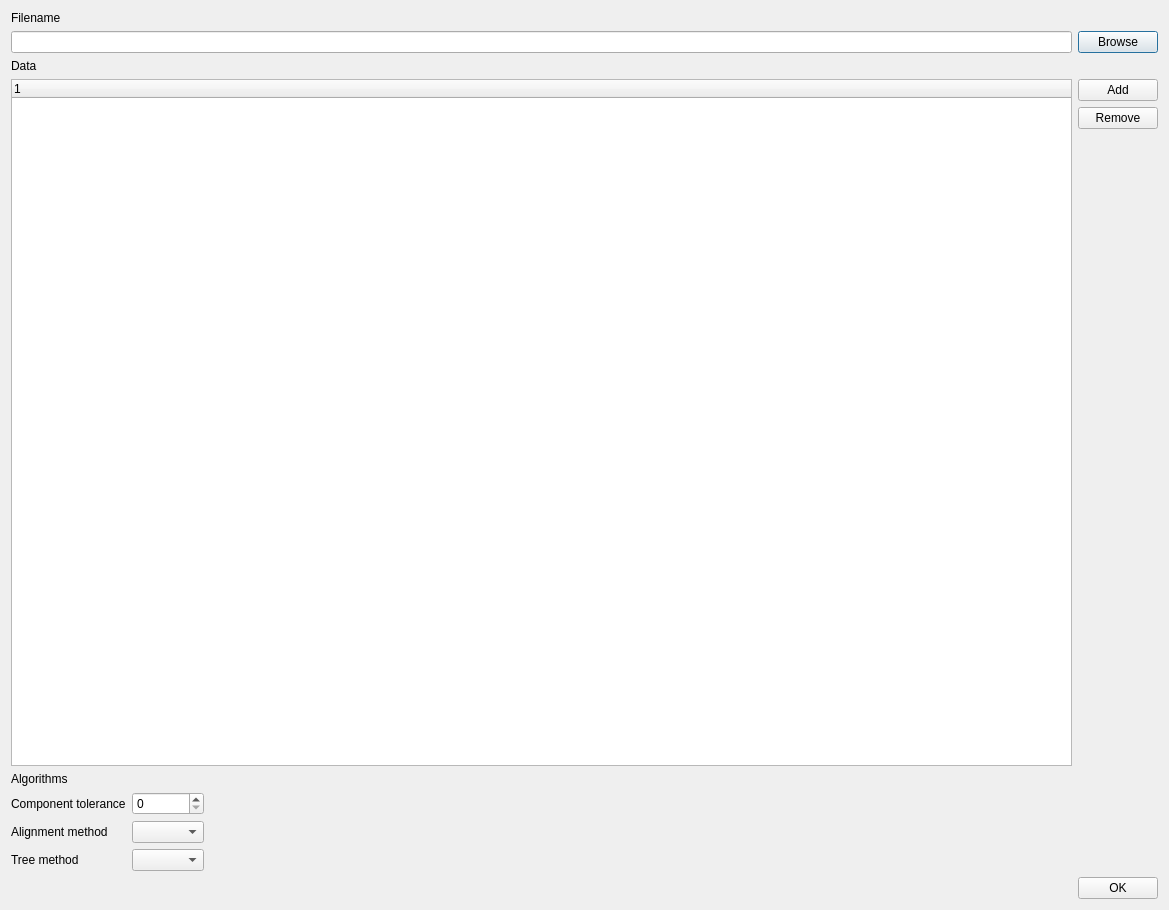
<?xml version="1.0" encoding="UTF-8"?>
<ui version="4.0">
 <class>Dialog</class>
 <widget class="QDialog" name="Dialog">
  <property name="geometry">
   <rect>
    <x>0</x>
    <y>0</y>
    <width>1169</width>
    <height>910</height>
   </rect>
  </property>
  <property name="windowTitle">
   <string>Dialog</string>
  </property>
  <layout class="QVBoxLayout" name="verticalLayout">
   <item>
    <widget class="QLabel" name="label_7">
     <property name="text">
      <string>Filename</string>
     </property>
     <property name="style" stdset="0">
      <string>heading</string>
     </property>
    </widget>
   </item>
   <item>
    <layout class="QHBoxLayout" name="horizontalLayout_20">
     <item>
      <widget class="QLineEdit" name="TXT_FILENAME"/>
     </item>
     <item>
      <widget class="QPushButton" name="BTN_BROWSE_FILE">
       <property name="text">
        <string>Browse</string>
       </property>
      </widget>
     </item>
    </layout>
   </item>
   <item>
    <widget class="QLabel" name="label_8">
     <property name="text">
      <string>Data</string>
     </property>
     <property name="style" stdset="0">
      <string>heading</string>
     </property>
    </widget>
   </item>
   <item>
    <layout class="QGridLayout" name="gridLayout_3">
     <item row="0" column="1">
      <widget class="QPushButton" name="BTN_ADD_FILE">
       <property name="text">
        <string>Add</string>
       </property>
      </widget>
     </item>
     <item row="1" column="1">
      <widget class="QPushButton" name="BTN_REMOVE_FILE">
       <property name="text">
        <string>Remove</string>
       </property>
      </widget>
     </item>
     <item row="2" column="1">
      <spacer name="verticalSpacer">
       <property name="orientation">
        <enum>Qt::Vertical</enum>
       </property>
       <property name="sizeHint" stdset="0">
        <size>
         <width>20</width>
         <height>40</height>
        </size>
       </property>
      </spacer>
     </item>
     <item row="0" column="0" rowspan="3">
      <widget class="QTreeWidget" name="LST_FILES">
       <column>
        <property name="text">
         <string notr="true">1</string>
        </property>
       </column>
      </widget>
     </item>
    </layout>
   </item>
   <item>
    <widget class="QLabel" name="label_19">
     <property name="text">
      <string>Algorithms</string>
     </property>
     <property name="style" stdset="0">
      <string>heading</string>
     </property>
    </widget>
   </item>
   <item>
    <layout class="QGridLayout" name="gridLayout_4">
     <item row="0" column="1">
      <widget class="QSpinBox" name="SPN_COMPONENT_TOLERANCE"/>
     </item>
     <item row="0" column="0">
      <widget class="QLabel" name="label_20">
       <property name="sizePolicy">
        <sizepolicy hsizetype="Fixed" vsizetype="Preferred">
         <horstretch>0</horstretch>
         <verstretch>0</verstretch>
        </sizepolicy>
       </property>
       <property name="text">
        <string>Component tolerance</string>
       </property>
      </widget>
     </item>
     <item row="2" column="0">
      <widget class="QLabel" name="label_22">
       <property name="sizePolicy">
        <sizepolicy hsizetype="Fixed" vsizetype="Preferred">
         <horstretch>0</horstretch>
         <verstretch>0</verstretch>
        </sizepolicy>
       </property>
       <property name="text">
        <string>Tree method</string>
       </property>
      </widget>
     </item>
     <item row="1" column="1">
      <widget class="QComboBox" name="CMB_ALIGNMENT_METHOD"/>
     </item>
     <item row="0" column="2">
      <spacer name="horizontalSpacer_3">
       <property name="orientation">
        <enum>Qt::Horizontal</enum>
       </property>
       <property name="sizeHint" stdset="0">
        <size>
         <width>40</width>
         <height>20</height>
        </size>
       </property>
      </spacer>
     </item>
     <item row="1" column="0">
      <widget class="QLabel" name="label_21">
       <property name="sizePolicy">
        <sizepolicy hsizetype="Fixed" vsizetype="Preferred">
         <horstretch>0</horstretch>
         <verstretch>0</verstretch>
        </sizepolicy>
       </property>
       <property name="text">
        <string>Alignment method</string>
       </property>
      </widget>
     </item>
     <item row="2" column="1">
      <widget class="QComboBox" name="CMB_TREE_METHOD"/>
     </item>
    </layout>
   </item>
   <item>
    <layout class="QHBoxLayout" name="horizontalLayout">
     <item>
      <spacer name="horizontalSpacer_4">
       <property name="orientation">
        <enum>Qt::Horizontal</enum>
       </property>
       <property name="sizeHint" stdset="0">
        <size>
         <width>40</width>
         <height>20</height>
        </size>
       </property>
      </spacer>
     </item>
     <item>
      <widget class="QPushButton" name="BTN_OK">
       <property name="text">
        <string>OK</string>
       </property>
      </widget>
     </item>
    </layout>
   </item>
  </layout>
 </widget>
 <resources/>
 <connections/>
</ui>
